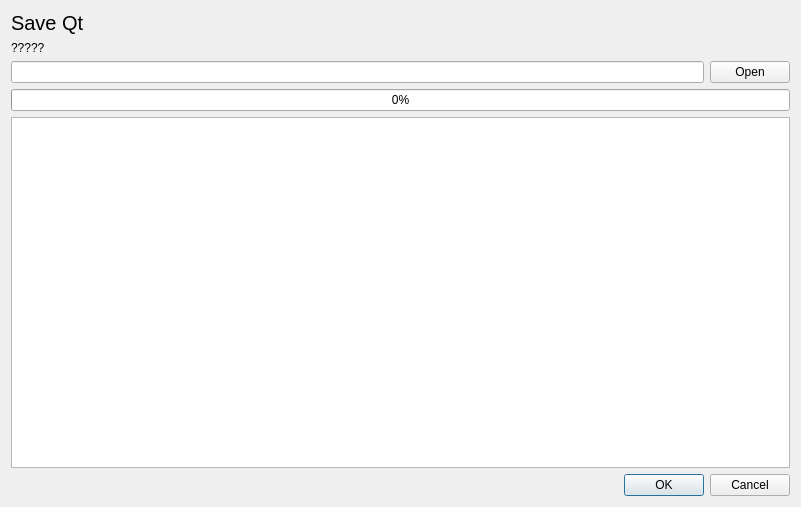
<?xml version="1.0" encoding="UTF-8"?>
<ui version="4.0">
 <class>SavePage</class>
 <widget class="QWidget" name="SavePage">
  <property name="geometry">
   <rect>
    <x>0</x>
    <y>0</y>
    <width>801</width>
    <height>507</height>
   </rect>
  </property>
  <property name="windowTitle">
   <string>Form</string>
  </property>
  <layout class="QGridLayout" name="gridLayout">
   <item row="0" column="0">
    <widget class="QLabel" name="label">
     <property name="font">
      <font>
       <pointsize>15</pointsize>
      </font>
     </property>
     <property name="text">
      <string>Save Qt</string>
     </property>
    </widget>
   </item>
   <item row="1" column="0">
    <widget class="QLabel" name="label_2">
     <property name="text">
      <string>?????</string>
     </property>
    </widget>
   </item>
   <item row="4" column="0">
    <widget class="QTextBrowser" name="textBrowser"/>
   </item>
   <item row="2" column="0">
    <layout class="QHBoxLayout" name="horizontalLayout">
     <item>
      <widget class="QLineEdit" name="pathSaveLine"/>
     </item>
     <item>
      <widget class="QPushButton" name="openButton">
       <property name="text">
        <string>Open</string>
       </property>
      </widget>
     </item>
    </layout>
   </item>
   <item row="3" column="0">
    <widget class="QProgressBar" name="progressBar">
     <property name="value">
      <number>0</number>
     </property>
    </widget>
   </item>
   <item row="5" column="0">
    <widget class="QDialogButtonBox" name="buttonBox">
     <property name="standardButtons">
      <set>QDialogButtonBox::Cancel|QDialogButtonBox::Ok</set>
     </property>
    </widget>
   </item>
  </layout>
 </widget>
 <resources/>
 <connections/>
</ui>
